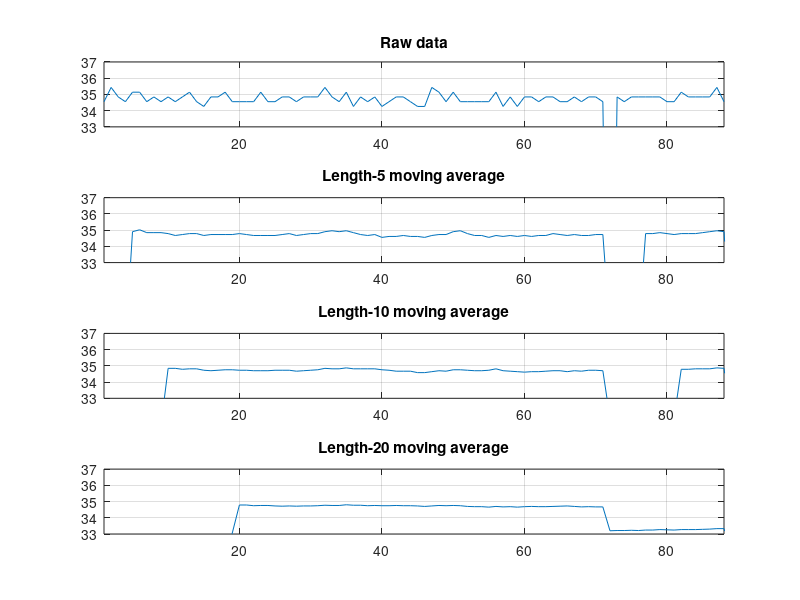

MATLAB code for this plot:
% Plot results of moving average for different lengths of filter
load('temperature_data.mat') % data recorded from Keil's printf window

% create moving average filters
buffer_5 = ones(1,5)/5;
buffer_10 = ones(1,10)/10;
buffer_20 = ones(1,20)/20;

% average the data
temps_5 = conv(temps,buffer_5);
temps_10 = conv(temps,buffer_10);
temps_20 = conv(temps,buffer_20);

%%
subplot(4,1,1)
plot(temps)
title('Raw data')
axis([1 88 33 37])
grid on
%%
subplot(4,1,2)
plot(temps_5)
title('Length-5 moving average')
axis([1 88 33 37])
grid on
%%
subplot(4,1,3)
plot(temps_10)
title('Length-10 moving average')
axis([1 88 33 37])
grid on
%%
subplot(4,1,4)
plot(temps_20)
title('Length-20 moving average')
axis([1 88 33 37])
grid on